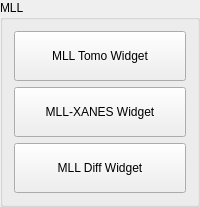
         <widget class="QGroupBox" name="groupBox_4">
          <property name="sizePolicy">
           <sizepolicy hsizetype="Preferred" vsizetype="Fixed">
            <horstretch>0</horstretch>
            <verstretch>0</verstretch>
           </sizepolicy>
          </property>
          <property name="title">
           <string>MLL</string>
          </property>
          <layout class="QGridLayout" name="gridLayout_3">
           <item row="2" column="0">
            <widget class="QPushButton" name="pushButton_15">
             <property name="sizePolicy">
              <sizepolicy hsizetype="Minimum" vsizetype="Fixed">
               <horstretch>0</horstretch>
               <verstretch>0</verstretch>
              </sizepolicy>
             </property>
             <property name="text">
              <string>
MLL Diff Widget
</string>
             </property>
            </widget>
           </item>
           <item row="0" column="0">
            <widget class="QPushButton" name="pb_open_mll_tomo_widget">
             <property name="sizePolicy">
              <sizepolicy hsizetype="Minimum" vsizetype="Fixed">
               <horstretch>0</horstretch>
               <verstretch>0</verstretch>
              </sizepolicy>
             </property>
             <property name="text">
              <string>
MLL Tomo Widget
</string>
             </property>
            </widget>
           </item>
           <item row="1" column="0">
            <widget class="QPushButton" name="pushButton">
             <property name="sizePolicy">
              <sizepolicy hsizetype="Minimum" vsizetype="Fixed">
               <horstretch>0</horstretch>
               <verstretch>0</verstretch>
              </sizepolicy>
             </property>
             <property name="text">
              <string> 
MLL-XANES Widget
</string>
             </property>
            </widget>
           </item>
          </layout>
         </widget>
